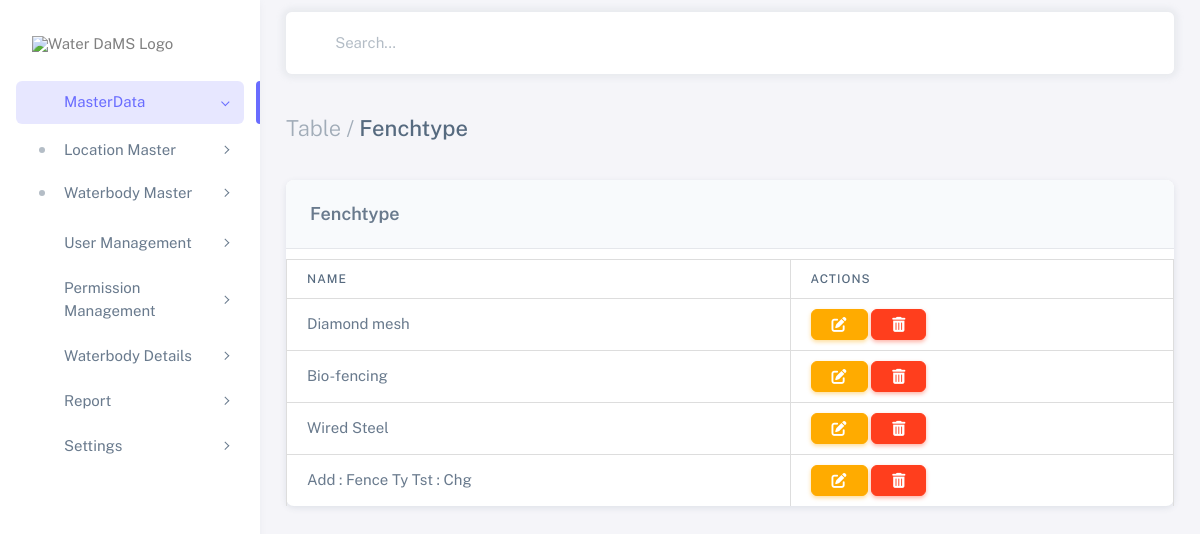
Page /fencetypes/ on the committed database.
### waterbodies_app/models.py (models this page shows, shortened)
class FenceType(models.Model):
    name = models.CharField(max_length=100)

### waterbodies_app/views.py (the view)
# urls.py: path('fencetypes/', fencetype_list, name='fencetype_list'),
def fencetype_list(request):
    fencetypes = FenceType.objects.all()
    return render(request, 'fencetype_list.html', {'fencetypes': fencetypes})

### templates/fencetype_list.html (shortened to what this page needs)
<!DOCTYPE html>
{%load static%}
<html
class="light-style layout-menu-fixed layout-compact"
dir="ltr"
data-theme="theme-default"
data-assets-path="{% static 'assets/' %}"
data-template="vertical-menu-template-free">
<!DOCTYPE html>
<html lang="en" class="light-style layout-wide customizer-hide" dir="ltr" data-theme="theme-default">
<head>
    {% load static %}
    <link rel="stylesheet" href="{% static 'assets/vendor/fonts/boxicons.css' %}"/>
    <link rel="stylesheet" href="https://cdnjs.cloudflare.com/ajax/libs/font-awesome/6.5.2/css/all.min.css">
    <link rel="stylesheet" href="{% static 'assets/vendor/css/core.css' %}" class="template-customizer-core-css"/>
    <link rel="stylesheet" href="{% static 'assets/vendor/css/theme-default.css' %}" class="template-customizer-theme-css"/>
    <link rel="stylesheet" href="{% static 'assets/css/demo.css' %}"/>
    <link rel="stylesheet" href="{% static 'assets/vendor/libs/perfect-scrollbar/perfect-scrollbar.css' %}"/>
    <link rel="stylesheet" href="{% static 'assets/vendor/css/pages/page-auth.css' %}"/>
</head>
  <body>
    <div class="layout-wrapper layout-content-navbar">
      <div class="layout-container">
        <aside id="layout-menu" class="layout-menu menu-vertical menu bg-menu-theme">
          <div class="app-brand demo">
            <a href="" class="app-brand-link">
              <span class="app-brand-logo demo">
                <img src="{% static 'image/waterdams.png' %}" alt="Water DaMS Logo" style="width: 150px; height: auto;">
              </span>
            </a>
          </div>
          <ul class="menu-inner py-1">
            <li class="menu-item active open">
              <a href="javascript:void(0);" class="menu-link menu-toggle">
                <i class="menu-icon tf-icons bx bx-home-circle"></i>
                <div data-i18n="Dashboards">MasterData</div>
              </a>
              <ul class="menu-sub">
                <li class="menu-item has-submenu">
                  <a href="javascript:void(0);" class="menu-link menu-toggle">
                    <div data-i18n="CRM">Location Master</div>
                  </a>
                </li>
                <li class="menu-item has-submenu">
                  <a href="javascript:void(0);" class="menu-link menu-toggle">
                    <div data-i18n="Academy">Waterbody Master</div>
                  </a>
                </li>
              </ul>
            </li>
            <li class="menu-item">
              <a href="javascript:void(0);" class="menu-link menu-toggle">
                <i class="menu-icon tf-icons bx bx-user"></i>
                <div data-i18n="Layouts">User Management</div>
              </a>
            </li>
            <li class="menu-item">
              <a href="javascript:void(0);" class="menu-link menu-toggle">
                <i class="menu-icon tf-icons bx bx-shield"></i>
                <div data-i18n="Layouts">Permission Management</div>
              </a>
            </li>
            <li class="menu-item">
              <a href="javascript:void(0);" class="menu-link menu-toggle">
                <i class="menu-icon tf-icons bx bx-water"></i>
                <div data-i18n="Layouts">Waterbody Details</div>
              </a>
            </li>
            <li class="menu-item">
              <a href="javascript:void(0);" class="menu-link menu-toggle">
                <i class="menu-icon tf-icons bx bx-shield"></i>
                <div data-i18n="Layouts">Report</div>
              </a>
            </li>
            <li class="menu-item">
              <a href="javascript:void(0);" class="menu-link menu-toggle">
                <i class="menu-icon tf-icons bx bx-file"></i>
                <div data-i18n="Layouts">Settings</div>
              </a>
            </li>
          </ul>
        </aside>
        <div class="layout-page">
          <nav
            class="layout-navbar container-xxl navbar navbar-expand-xl navbar-detached align-items-center bg-navbar-theme"
            id="layout-navbar">
            <div class="navbar-nav-right d-flex align-items-center" id="navbar-collapse">
              <div class="navbar-nav align-items-center">
                <div class="nav-item d-flex align-items-center">
                  <i class="bx bx-search fs-4 lh-0"></i>
                  <input
                    type="text"
                    class="form-control border-0 shadow-none ps-1 ps-sm-2"
                    placeholder="Search..."
                    aria-label="Search..." />
                </div>
              </div>
            </div>
          </nav>
          <div class="content-wrapper">
            <div class="container-xxl flex-grow-1 container-p-y">
              <h4 class="py-3 mb-4"><span class="text-muted fw-light">Table /</span> Fenchtype</h4>
              <div class="card">
                <h5 class="card-header">Fenchtype</h5>
                <div class="table-responsive text-nowrap">
                    <table class="table">
                        <thead>
                            <tr class="text-nowrap">
                                    <th>Name</th>
                                    <th>Actions</th>
                            </tr>
                        </thead>
                        <tbody class="table-border-bottom-0">
                            {% for fencetype in fencetypes %}
                            <tr>
                                <td>{{ fencetype.name }}</td>
                                <td>
                                    <a href="{% url 'fencetype_update' fencetype.id %}" class="btn btn-warning">
                                        <i class="fas fa-edit"></i>
                                    </a>
                                    <a href="{% url 'fencetype_delete' fencetype.id %}" class="btn btn-danger">
                                        <i class="fas fa-trash-alt"></i>
                                    </a>
                                </td>
                            </tr>
                            {% endfor %}
                        </tbody>
                    </table>
                </div>
            </div>
          </div>
        </div>
      </div>
    </div>
  </body>
</html>

### static/assets/css/demo.css (style rules this page uses)
.menu .app-brand.demo { height: 64px; margin-top: 12px; }
.card-header { font-weight: 600; background-color: #f8fafc; border-bottom: 1px solid #e5e7eb; }
table { width: 100%; border-collapse: collapse; margin-top: 10px; }
th, td { padding: 12px; border: 1px solid #ddd; text-align: left; }
th { background-color: #f4f4f4; }

### rows in the picture
FenceType: name "Diamond mesh"
FenceType: name "Bio-fencing"
FenceType: name "Wired Steel"
FenceType: name "Add : Fence Ty Tst : Chg"
